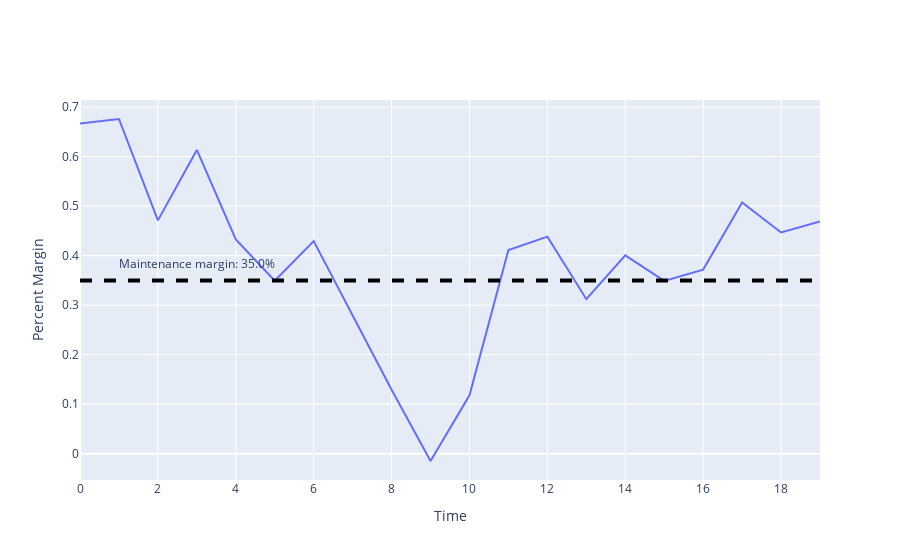

The code cell stored with this chart in its notebook:
### Code cell
# Plot return time-series
fig = go.Figure()
trace= go.Scatter(x=acct.index, y=acct.pct_margin, hovertemplate="<br>Percent Margin: %{y:.1%}<br><extra></extra>")
fig.add_trace(trace)
# some formatting
fig.update_traces(marker_line_width=1, marker_line_color='black')
fig.layout.xaxis["title"] = "Time"
fig.layout.yaxis["title"] = "Percent Margin"
fig.add_hline(y=MAINTENANCE_MARGIN, line_width=4, line_dash="dash", line_color="black")
fig.add_annotation(x=3, y=MAINTENANCE_MARGIN*1.1,
            text="Maintenance margin: "+f'{MAINTENANCE_MARGIN:.1%}', showarrow=False)
fig.show()

### Figure 1 — Plotly figure (JSON) as saved in the notebook; plotly's stock layout.template omitted (floating-point values rounded to 4 significant figures)
{"data": [{"hovertemplate": "<br>Percent Margin: %{y:.1%}<br><extra></extra>", "marker": {"line": {"color": "black", "width": 1}}, "type": "scatter", "x": [0, 1, 2, 3, 4, 5, 6, 7, 8, 9, 10, 11, 12, 13, 14, 15, 16, 17, 18, 19], "y": [0.6667, 0.676, 0.4712, 0.6135, 0.4327, 0.3491, 0.4294, 0.2785, 0.1291, -0.01481, 0.1178, 0.4112, 0.4384, 0.3121, 0.4007, 0.3491, 0.3718, 0.5073, 0.4467, 0.4689]}], "layout": {"annotations": [{"showarrow": false, "text": "Maintenance margin: 35.0%", "x": 3, "y": 0.385}], "shapes": [{"line": {"color": "black", "dash": "dash", "width": 4}, "type": "line", "x0": 0, "x1": 1, "xref": "x domain", "y0": 0.35, "y1": 0.35, "yref": "y"}], "xaxis": {"title": {"text": "Time"}}, "yaxis": {"title": {"text": "Percent Margin"}}}}
